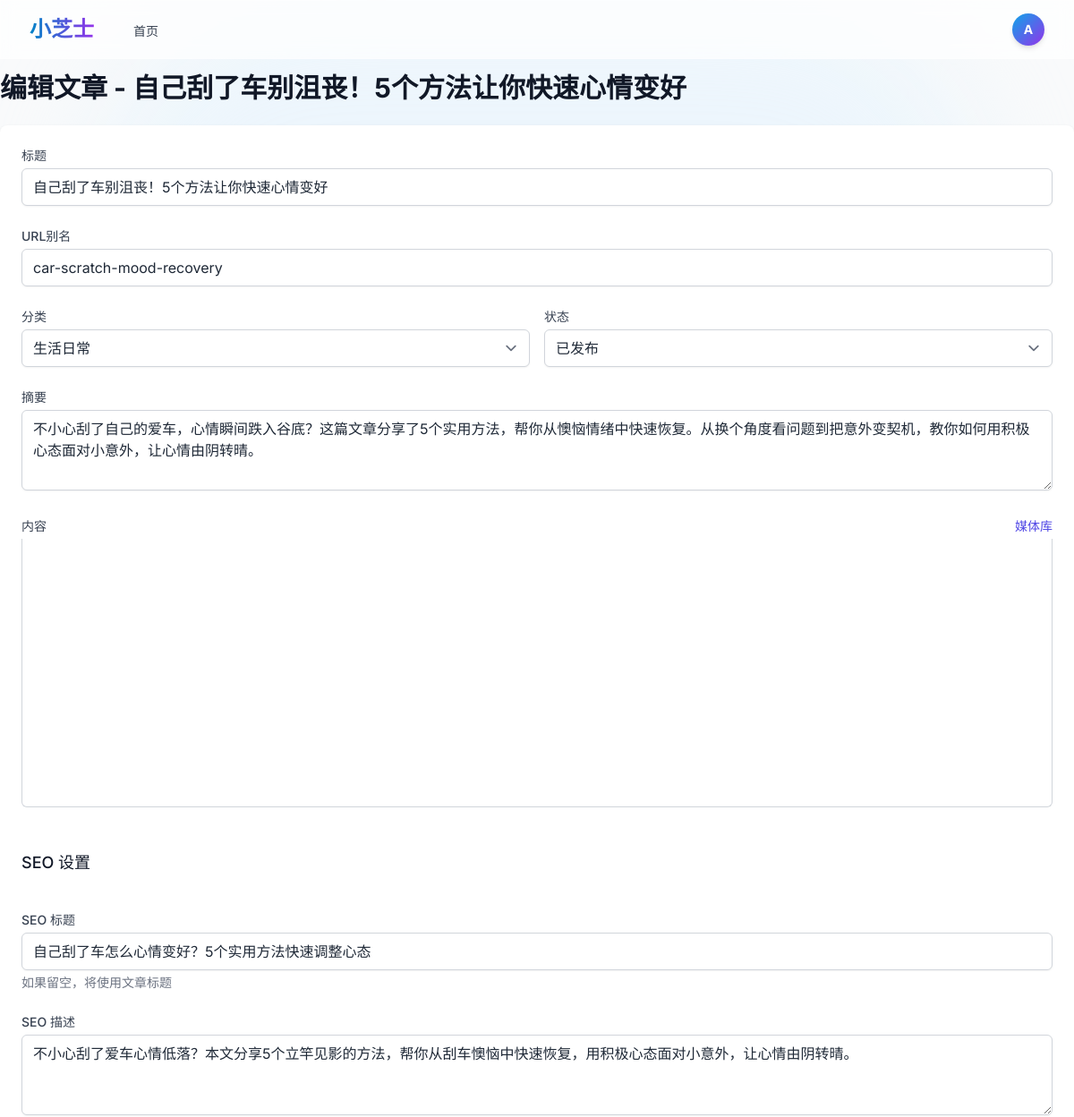
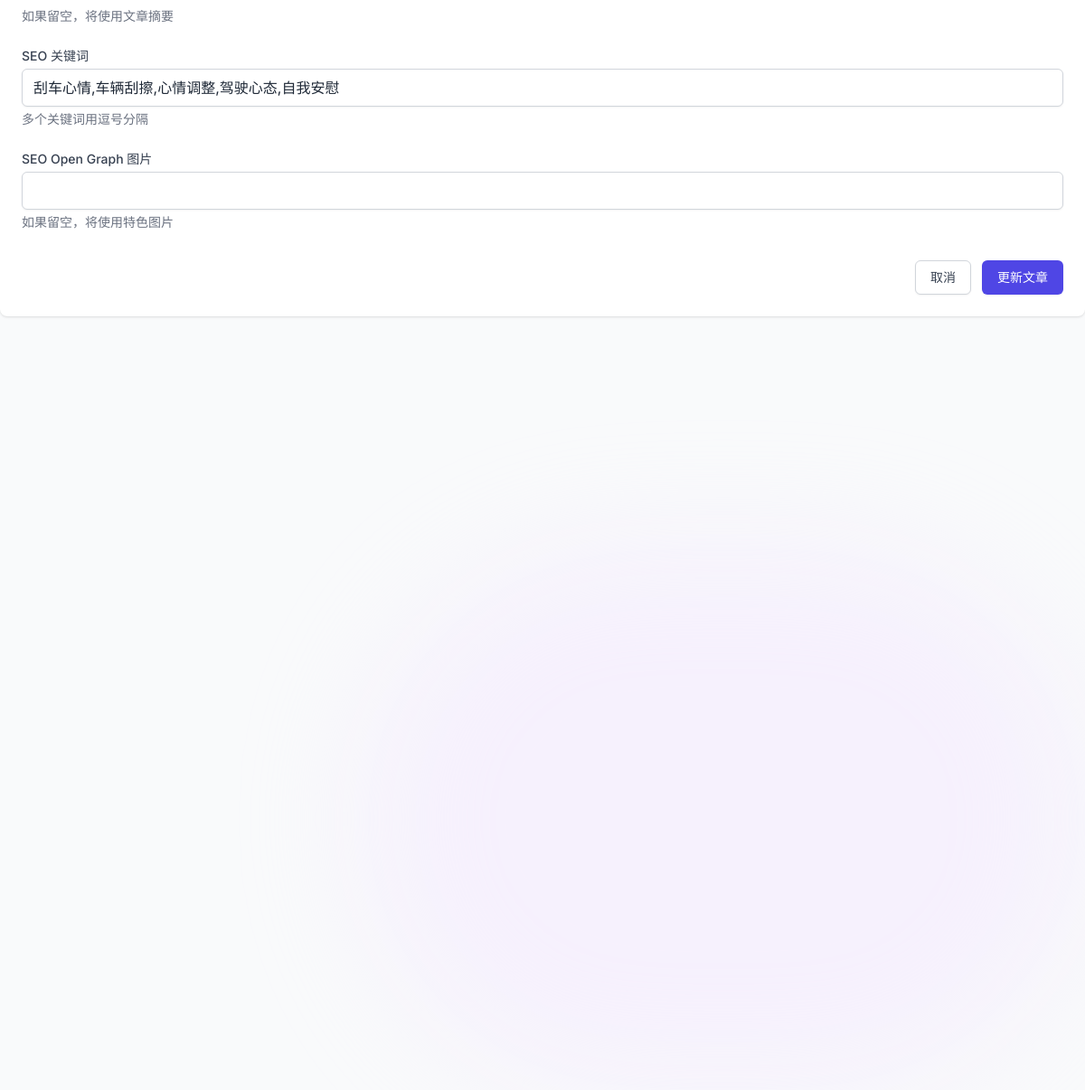
Screenshot of /dashboard/posts/7/edit (signed in) with the database file from the repository (2 pictures, top to bottom).
### app/models/__init__.py (models this page shows, shortened)
class User(UserMixin, db.Model):
    __tablename__ = 'users'
    id = db.Column(db.Integer, primary_key=True)
    username = db.Column(db.String(80), unique=True, nullable=False)
    email = db.Column(db.String(120), unique=True, nullable=False)
    password_hash = db.Column(db.String(255), nullable=False)
    first_name = db.Column(db.String(50), nullable=True)
    last_name = db.Column(db.String(50), nullable=True)
    bio = db.Column(db.Text, nullable=True)
    avatar = db.Column(db.String(255), nullable=True)
    role = db.Column(db.String(20), default='user')  # user, editor, admin
    is_active = db.Column(db.Boolean, default=True)
    created_at = db.Column(db.DateTime, default=datetime.utcnow)
    updated_at = db.Column(db.DateTime, default=datetime.utcnow, onupdate=datetime.utcnow)
    posts = db.relationship('Post', backref='author', lazy=True, foreign_keys='Post.user_id')
    comments = db.relationship('Comment', backref='author', lazy=True, foreign_keys='Comment.user_id')

class Post(db.Model):
    __tablename__ = 'posts'
    id = db.Column(db.Integer, primary_key=True)
    title = db.Column(db.String(200), nullable=False)
    slug = db.Column(db.String(200), unique=True, nullable=False)
    content = db.Column(db.Text, nullable=False)
    excerpt = db.Column(db.Text, nullable=True)
    featured_image = db.Column(db.String(255), nullable=True)
    status = db.Column(db.String(20), default='draft')  # draft, published, archived
    view_count = db.Column(db.Integer, default=0)
    user_id = db.Column(db.Integer, db.ForeignKey('users.id'), nullable=False)
    category_id = db.Column(db.Integer, db.ForeignKey('categories.id'), nullable=True)
    published_at = db.Column(db.DateTime, nullable=True)
    created_at = db.Column(db.DateTime, default=datetime.utcnow)
    updated_at = db.Column(db.DateTime, default=datetime.utcnow, onupdate=datetime.utcnow)
    seo_title = db.Column(db.String(200), nullable=True)
    seo_description = db.Column(db.Text, nullable=True)
    seo_keywords = db.Column(db.Text, nullable=True)
    seo_og_image = db.Column(db.String(255), nullable=True)
    comments = db.relationship('Comment', backref='post', lazy=True)

### app/main/__init__.py (the view, shortened to what this page needs)
@bp.route('/dashboard/posts/<int:id>/edit', methods=['GET', 'POST'])
@login_required
def edit_post(id):
    post = Post.query.get_or_404(id)
    if post.user_id != current_user.id:
        flash('您没有权限编辑此文章', 'error')
        return redirect(url_for('main.dashboard'))
    categories = Category.query.all()
    return render_template('main/edit_post.html', post=post, categories=categories)

### app/utils/seo.py (called while the page is built)
def get_seo_settings():
    return SeoSetting.query.first()

def register_seo_functions(app):
    @app.context_processor
    def inject_seo_functions():
        return dict(
            get_post_seo_data=get_post_seo_data,
            get_category_seo_data=get_category_seo_data,
            get_search_seo_data=get_search_seo_data,
            generate_meta_tags=generate_meta_tags
        )

### app/templates/main/edit_post.html (shortened to what this page needs)
{% extends "base.html" %}
{% block content %}
<div class="max-w-7xl mx-auto">
    <div class="md:flex md:items-center md:justify-between mb-6">
        <div class="flex-1 min-w-0">
            <h2 class="text-2xl font-bold leading-7 text-gray-900 sm:text-3xl sm:truncate">
                编辑文章 - {{ post.title }}
            </h2>
        </div>
    </div>
    <div class="bg-white shadow rounded-lg p-6">
        <form method="POST">
            <div class="grid grid-cols-1 gap-y-6 gap-x-4 sm:grid-cols-6">
                <div class="sm:col-span-6">
                    <label class="block text-sm font-medium text-gray-700 mb-1">标题</label>
                    <input type="text" name="title" value="{{ post.title }}" required class="w-full px-3 py-2 border border-gray-300 rounded-md shadow-sm focus:outline-none focus:ring-indigo-500 focus:border-indigo-500">
                </div>
                <div class="sm:col-span-6">
                    <label class="block text-sm font-medium text-gray-700 mb-1">URL别名</label>
                    <input type="text" name="slug" value="{{ post.slug }}" required class="w-full px-3 py-2 border border-gray-300 rounded-md shadow-sm focus:outline-none focus:ring-indigo-500 focus:border-indigo-500">
                </div>
                <div class="sm:col-span-3">
                    <label class="block text-sm font-medium text-gray-700 mb-1">分类</label>
                    <select name="category_id" class="w-full px-3 py-2 border border-gray-300 rounded-md shadow-sm focus:outline-none focus:ring-indigo-500 focus:border-indigo-500">
                        {% for category in categories %}
                        <option value="{{ category.id }}" {{ 'selected' if post.category_id == category.id }}>{{ category.name }}</option>
                        {% endfor %}
                    </select>
                </div>
                <div class="sm:col-span-3">
                    <label class="block text-sm font-medium text-gray-700 mb-1">状态</label>
                    <select name="status" class="w-full px-3 py-2 border border-gray-300 rounded-md shadow-sm focus:outline-none focus:ring-indigo-500 focus:border-indigo-500">
                        <option value="published" {{ 'selected' if post.status == 'published' }}>已发布</option>
                    </select>
                </div>
                <div class="sm:col-span-6">
                    <label class="block text-sm font-medium text-gray-700 mb-1">摘要</label>
                    <textarea name="excerpt" rows="3" class="w-full px-3 py-2 border border-gray-300 rounded-md shadow-sm focus:outline-none focus:ring-indigo-500 focus:border-indigo-500">{{ post.excerpt }}</textarea>
                </div>
                <div class="sm:col-span-6">
                    <div class="flex items-center justify-between mb-1">
                        <label class="block text-sm font-medium text-gray-700">内容</label>
                        <button type="button" id="openMediaLibrary" class="text-sm text-indigo-600 hover:text-indigo-800">
                            媒体库
                        </button>
                    </div>
                    <div id="editor" style="border: 1px solid #d1d5db; border-top: none; min-height: 300px; height: 300px; border-radius: 0 0 0.375rem 0.375rem;">
                    </div>
                </div>
                <div class="sm:col-span-6">
                    <h3 class="text-lg font-medium text-gray-900 mb-4 mt-6">SEO 设置</h3>
                </div>
                <div class="sm:col-span-6">
                    <label class="block text-sm font-medium text-gray-700 mb-1">SEO 标题</label>
                    <input type="text" name="seo_title" value="{{ post.seo_title or '' }}" class="w-full px-3 py-2 border border-gray-300 rounded-md shadow-sm focus:outline-none focus:ring-indigo-500 focus:border-indigo-500">
                    <p class="mt-1 text-sm text-gray-500">如果留空，将使用文章标题</p>
                </div>
                <div class="sm:col-span-6">
                    <label class="block text-sm font-medium text-gray-700 mb-1">SEO 描述</label>
                    <textarea name="seo_description" rows="3" class="w-full px-3 py-2 border border-gray-300 rounded-md shadow-sm focus:outline-none focus:ring-indigo-500 focus:border-indigo-500">{{ post.seo_description or '' }}</textarea>
                    <p class="mt-1 text-sm text-gray-500">如果留空，将使用文章摘要</p>
                </div>
                <div class="sm:col-span-6">
                    <label class="block text-sm font-medium text-gray-700 mb-1">SEO 关键词</label>
                    <input type="text" name="seo_keywords" value="{{ post.seo_keywords or '' }}" class="w-full px-3 py-2 border border-gray-300 rounded-md shadow-sm focus:outline-none focus:ring-indigo-500 focus:border-indigo-500">
                    <p class="mt-1 text-sm text-gray-500">多个关键词用逗号分隔</p>
                </div>
                <div class="sm:col-span-6">
                    <label class="block text-sm font-medium text-gray-700 mb-1">SEO Open Graph 图片</label>
                    <input type="text" name="seo_og_image" value="{{ post.seo_og_image or '' }}" class="w-full px-3 py-2 border border-gray-300 rounded-md shadow-sm focus:outline-none focus:ring-indigo-500 focus:border-indigo-500">
                    <p class="mt-1 text-sm text-gray-500">如果留空，将使用特色图片</p>
                </div>
            </div>
            <div class="mt-8 flex justify-end">
                <a href="{{ url_for('main.dashboard') }}" class="bg-white py-2 px-4 border border-gray-300 rounded-md shadow-sm text-sm font-medium text-gray-700 hover:bg-gray-50 focus:outline-none focus:ring-2 focus:ring-offset-2 focus:ring-indigo-500">
                    取消
                </a>
                <button type="submit" class="ml-3 inline-flex justify-center py-2 px-4 border border-transparent shadow-sm text-sm font-medium rounded-md text-white bg-indigo-600 hover:bg-indigo-700 focus:outline-none focus:ring-2 focus:ring-offset-2 focus:ring-indigo-500">
                    更新文章
                </button>
            </div>
        </form>
    </div>
</div>
<link href="https://unpkg.com/@wangeditor/editor@5.1.23/dist/css/style.css" rel="stylesheet">
{% endblock %}

### app/templates/base.html (shortened to what this page needs)
<!DOCTYPE html>
<html lang="zh-CN">
<head>
    <script src="https://cdn.tailwindcss.com?plugins=typography,forms,line-clamp"></script>
    <link rel="stylesheet" href="{{ url_for('static', filename='css/style.css') }}">
    <link rel="stylesheet" href="{{ url_for('static', filename='css/card-styles.css') }}">
</head>
<body class="bg-gray-50 font-sans text-gray-800 antialiased selection:bg-primary-500 selection:text-white">
    <div class="fixed inset-0 -z-10 overflow-hidden">
        <div
            class="absolute bottom-0 right-0 w-[800px] h-[600px] bg-purple-100 rounded-full blur-3xl opacity-50 pointer-events-none">
        </div>
    </div>
    <nav class="fixed w-full z-50 top-0 transition-all duration-300 glass">
        <div class="max-w-7xl mx-auto px-4 sm:px-6 lg:px-8">
            <div class="flex justify-between h-16">
                <div class="flex items-center">
                    <div class="flex-shrink-0 flex items-center">
                        <a href="{{ url_for('main.index') }}"
                            class="text-2xl font-bold bg-clip-text text-transparent bg-gradient-to-r from-primary-600 to-purple-600 hover:opacity-80 transition-opacity">
                        </a>
                    </div>
                    <div class="hidden md:ml-10 md:flex md:space-x-8">
                        <a href="{{ url_for('main.index') }}"
                            class="text-gray-700 hover:text-primary-600 inline-flex items-center px-1 pt-1 text-sm font-medium transition-colors relative group">
                            首页
                        </a>
                    </div>
                </div>
                <div class="flex items-center space-x-4">
                    <div class="flex items-center">
                        {% if current_user.is_authenticated %}
                        <div class="relative ml-3 group">
                            <button
                                class="flex items-center max-w-xs text-sm rounded-full focus:outline-none focus:ring-2 focus:ring-offset-2 focus:ring-primary-500 transition-transform transform group-hover:scale-105">
                                <div
                                    class="h-9 w-9 rounded-full bg-gradient-to-br from-primary-500 to-purple-600 text-white flex items-center justify-center font-bold shadow-md">
                                    {{ current_user.username[0].upper() }}
                                </div>
                            </button>
                        </div>
                        {% endif %}
                    </div>
                </div>
            </div>
        </div>
    </nav>
    <main class="pt-20 pb-12 min-h-screen relative z-0">
        {% block content %}{% endblock %}
    </main>
</body>
</html>

### app/static/css/style.css (style rules this page uses)
.glass { background: rgba(255, 255, 255, 0.7); backdrop-filter: blur(10px); -webkit-backdrop-filter: blur(10px); border: 1px solid rgba(255, 255, 255, 0.3); }

### app/templates/main/edit_post.html (style rules this page uses)
#editor { z-index: 0; }

### rows the page displays
User: username "A"
Post: title "自己刮了车别沮丧！5个方法让你快速心情变好", slug "car-scratch-mood-recovery", excerpt "不小心刮了自己的爱车，心情瞬间跌入谷底？这篇文章分享了5个实用方法，帮你从懊恼情绪中快速恢复。从换个角度看问题到把意外变契机，教你如何用积极心态面对小意外，让心情由阴转晴。", seo_title "自己刮了车怎么心情变好？5个实用方法快速调整心态", seo_description "不小心刮了爱车心情低落？本文分享5个立竿见影的方法，帮你从刮车懊恼中快速恢复，用积极心态面对小意外，让心情由阴转晴。", seo_keywords "刮车心情,车辆刮擦,心情调整,驾驶心态,自我安慰"

### other values shown
form field category_id "生活日常"
